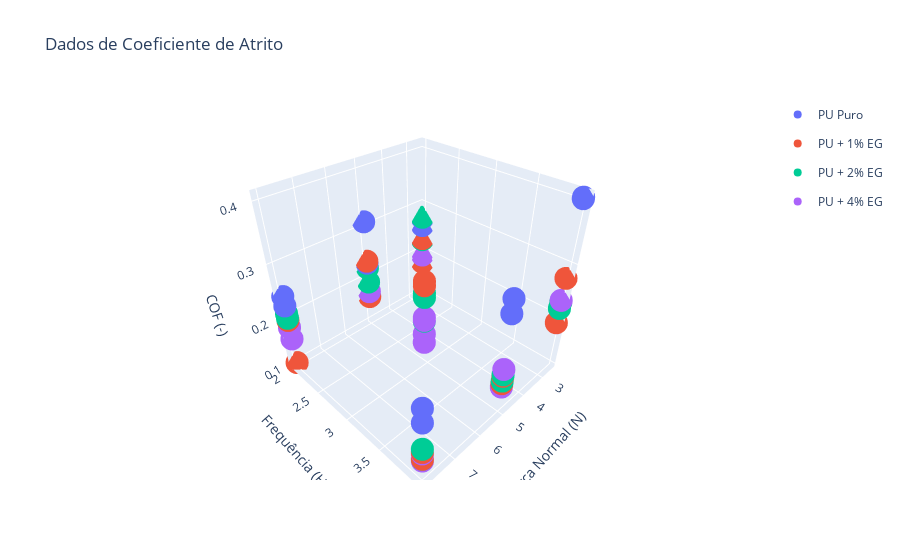

Notebook source saved alongside this figure:
### Code cell
titles = {0: 'PU Puro',
          1: 'PU + 1% EG',
          2: 'PU + 2% EG',
          4: 'PU + 4% EG'
            }

fig = go.Figure()
for eg in df2['EG'].unique():
    mask = (df2['EG']==eg)
    fig.add_trace(go.Scatter3d(
                                x=df2[mask]['Força Normal'],
                                y=df2[mask]['Frequência'],
                                z=df2[mask]['COF Médio'],
                                mode="markers",
                                legendgroup=titles[eg],
                                name = titles[eg],
                                ))
scene = dict(xaxis_title = 'Força Normal (N)',
             yaxis_title = 'Frequência (Hz)',
             zaxis_title = 'COF (-)'
            )
fig.update_layout(scene = scene,
                  title_text = 'Dados de Coeficiente de Atrito',
                  autosize = True,
                  #width=1000,
                  #height=1000,
                 )
fig.show()

# with open(outputfile, 'a') as f:
#     f.write(fig.to_html(full_html=False, include_plotlyjs='cdn'))

### Figure 1 — Plotly figure (JSON) as saved in the notebook; plotly's stock layout.template omitted (floating-point values rounded to 4 significant figures)
{"data": [{"legendgroup": "PU Puro", "mode": "markers", "name": "PU Puro", "type": "scatter3d", "x": [2.5, 2.5, 5, 5, 8, 8, 2.5, 2.5, 5, 5, 8, 8], "y": [2, 4, 2, 4, 2, 4, 2, 4, 2, 4, 2, 4], "z": [0.2532, 0.4062, 0.3105, 0.3101, 0.2421, 0.238, 0.2685, 0.4039, 0.2296, 0.2853, 0.2239, 0.2116]}, {"legendgroup": "PU + 1% EG", "mode": "markers", "name": "PU + 1% EG", "type": "scatter3d", "x": [8, 5, 5, 2.5, 2.5, 8, 8, 5, 2.5, 5, 2.5, 8, 5.17, 5.17, 5.17, 5.17], "y": [4, 2, 4, 4, 2, 2, 4, 4, 4, 2, 2, 2, 3, 3, 3, 3], "z": [0.1397, 0.1566, 0.154, 0.1901, 0.1711, 0.1947, 0.154, 0.1695, 0.2758, 0.2336, 0.2249, 0.1019, 0.2617, 0.2601, 0.2683, 0.2675]}, {"legendgroup": "PU + 2% EG", "mode": "markers", "name": "PU + 2% EG", "type": "scatter3d", "x": [5, 5, 2.5, 2.5, 8, 8, 5, 8, 2.5, 2.5, 5, 8, 5.17, 5.17, 5.17, 5.17], "y": [4, 2, 2, 4, 4, 2, 4, 4, 2, 4, 2, 2, 3, 3, 3, 3], "z": [0.1724, 0.1892, 0.2226, 0.2189, 0.1606, 0.2084, 0.1594, 0.1394, 0.2706, 0.2313, 0.2196, 0.1992, 0.2465, 0.2409, 0.238, 0.1907]}, {"legendgroup": "PU + 4% EG", "mode": "markers", "name": "PU + 4% EG", "type": "scatter3d", "x": [2.5, 2.5, 5, 2.5, 5.17, 5.17, 8, 8, 8, 5.17, 5, 8, 2.5, 5, 5, 5.17], "y": [2, 4, 4, 4, 3, 3, 2, 4, 2, 3, 4, 4, 2, 2, 2, 3], "z": [0.1946, 0.19, 0.1469, 0.2347, 0.1922, 0.198, 0.1799, 0.1509, 0.1556, 0.1453, 0.1833, 0.136, 0.1877, 0.1683, 0.1676, 0.1637]}], "layout": {"autosize": true, "scene": {"xaxis": {"title": {"text": "Força Normal (N)"}}, "yaxis": {"title": {"text": "Frequência (Hz)"}}, "zaxis": {"title": {"text": "COF (-)"}}}, "title": {"text": "Dados de Coeficiente de Atrito"}}}
